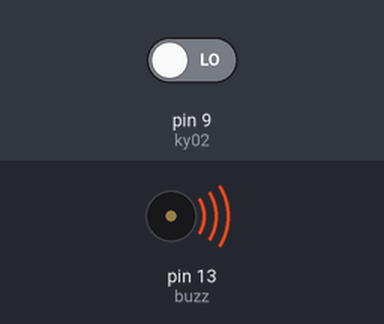
Bench run of a sketch on a simulated Arduino Uno, built with avr-gcc and run on an emulated ATmega328P. On the bench: buzzer (waves = sounding). The test bench sets the inputs (shaded band); at power-on: pin 9 (ky02) LOW.

Above: at 1.2 s.
1.3 s: pin 9 (ky02) driven HIGH
At 3.2 s:
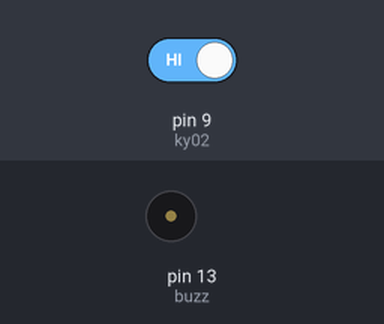
3.7 s: pin 9 (ky02) driven LOW
At 4.1 s:
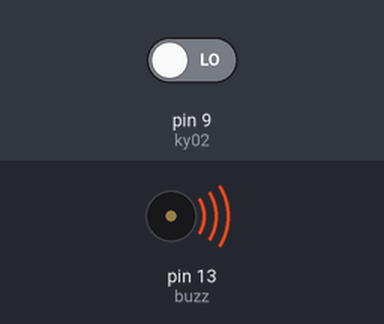
Timing chart, 0 to 6.7 s (numbered marks = the images above; inputs shaded):
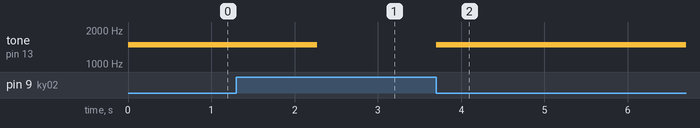

Measured:
- after the input at 1.3 s, tone on pin 13 (buzz): 1479 Hz → silent after 0.97 s
- after the input at 3.7 s, tone on pin 13 (buzz): silent → 1479 Hz at once

The sketch:

9-Sensor-de-Vibracion-KY-002.ino
```cpp
/*
  Derechos de autor © UNIT Electronics
  Este codigo se proporciona "tal cual", sin garantías de ningún tipo.

  Para más información, visita nuestro blog:
https://blog.uelectronics.com/tarjetas-desarrollo/arduino/uso-del-sensor-de-vibracion-ky-002-como-alarma/
*/

int buzz = 13;    // Definimos el pin del Buzzer, conectado al pin digital 13 (auxiliar es salida del Led13 en la PCB del Arduino)
int ky02 = 9;     // Definimos el pin de detección de vibración
int alarma;       // Variable para almacenar el estado del sensor (0: detecta vibración, 1: sin perturbación)

void setup() {
  pinMode(ky02, INPUT);   // Configuramos el pin del sensor de vibración como entrada
  pinMode(buzz, OUTPUT);  // Configuramos el pin del Buzzer como salida
}

void loop() {
  alarma = digitalRead(ky02);   // Leemos el estado digital del pin conectado al sensor y lo asignamos a 'alarma'

  if (alarma == HIGH) {         // Si el sensor está sin perturbación (estado HIGH)
    digitalWrite(buzz, LOW);    // El Buzzer está apagado
    // El LED L13 del Arduino también estará apagado si está conectado al mismo pin
  } else {                      // Si el sensor detecta vibración (estado LOW)
    tone(buzz, 1479, 1000);     // Se activa el Buzzer con un tono de 1479Hz durante 1000 milisegundos (1 segundo)
    digitalWrite(buzz, HIGH);   // Se enciende el Buzzer
    // El LED L13 del Arduino también estará encendido si está conectado al mismo pin
  }
}
```
